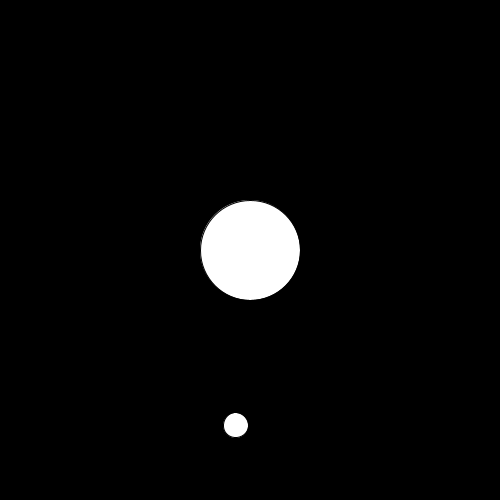
Frame 1 (no input)
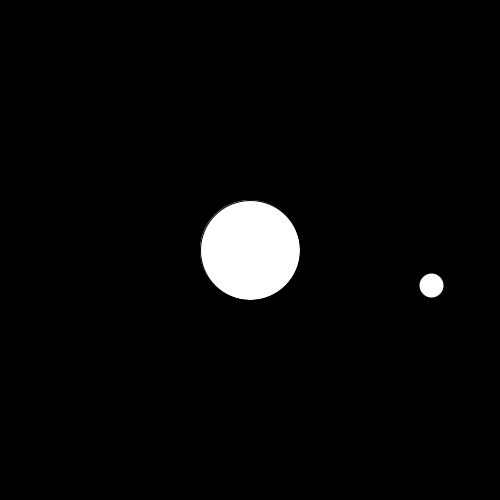
Frame 60 (the mouse pressed at the canvas centre just before this capture)
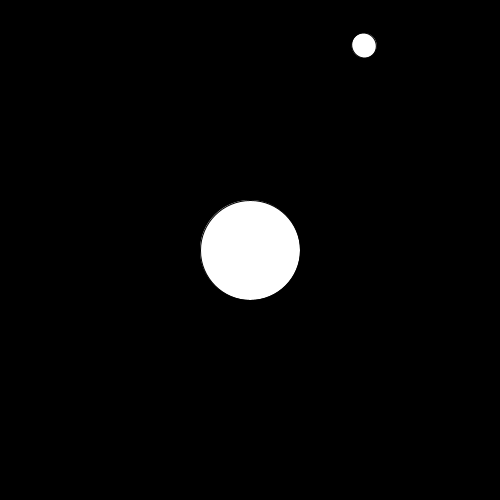
Frame 120 (the mouse held since frame 60 and released just before this capture)

The Processing sketch that drew these frames (run headless with seeded random() and noise(); from frame 60 on, the mouse is pressed at the canvas centre):

// Processing sketch: week12_practice_sincos
// ── week12_practice_sincos.pde
float x, y;
float theta = 0;
int radius = 25;

void setup() {
  background(0);
  size(500, 500);
  frameRate(10);
}

void draw() {
  background(0);

  theta += 5;

  pushMatrix();
  translate(width/2, height/2);
  rotate(radians(theta));
  x ++;
  y = (sin(theta)*25) + 200;
  ellipse (x, y, radius, radius);
  popMatrix();

  ellipse(width/2, height/2, 100, 100);
}
